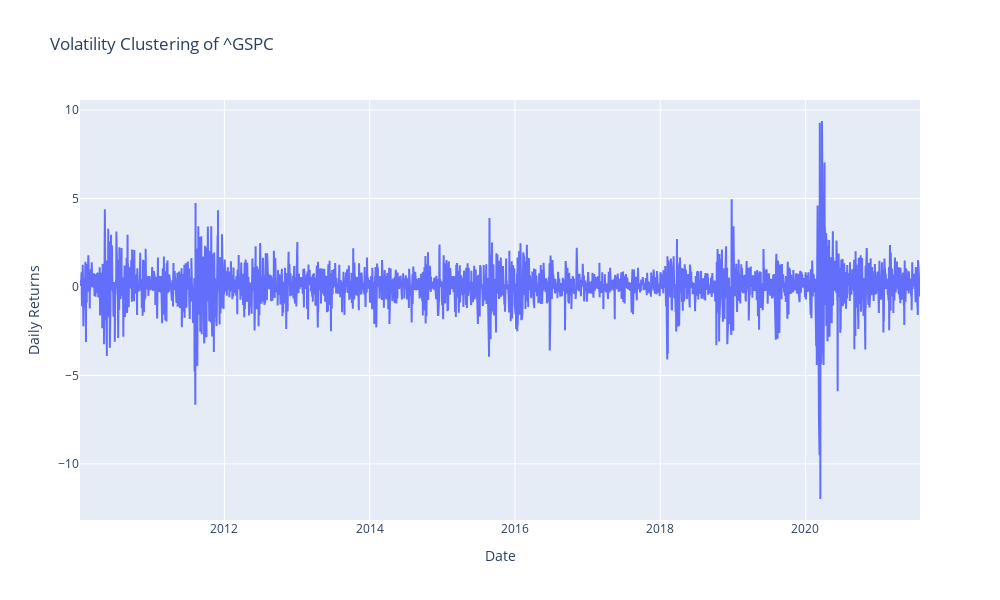

Notebook code for this chart:
### Code cell
fig = go.Figure()
fig.add_trace(go.Scatter(x=data.index[1:], y=ret, mode='lines', name='Realized Volatility'))
fig.update_layout(
    title=f'Volatility Clustering of {stocks}',
    xaxis_title='Date',
    yaxis_title='Daily Returns',
    width=1000,
    height=600
)
fig.show()

### Figure 1 — Plotly figure (JSON) as saved in the notebook; plotly's stock layout.template omitted (floating-point values rounded to 4 significant figures; data arrays with more than 128 entries replaced by an {"elided": "..."} marker saying what was removed)
{"data": [{"mode": "lines", "name": "Realized Volatility", "type": "scatter", "x": {"elided": "2913 str values"}, "y": {"elided": "2913 float values"}}], "layout": {"height": 600, "title": {"text": "Volatility Clustering of ^GSPC"}, "width": 1000, "xaxis": {"title": {"text": "Date"}}, "yaxis": {"title": {"text": "Daily Returns"}}}}
